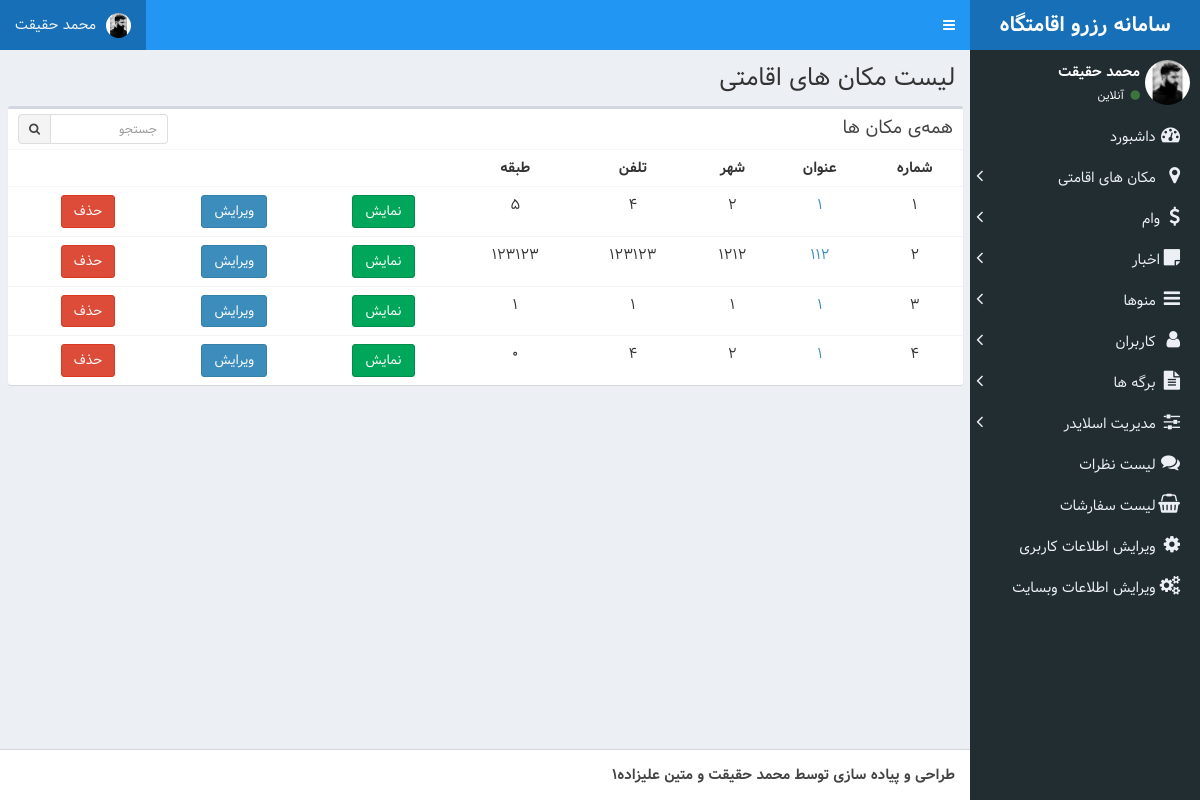
The page /admin/index.php?controller=location&action=list on the database its author committed.
### tables this page shows
CREATE TABLE IF NOT EXISTS `users` (
  `id` int(11) NOT NULL AUTO_INCREMENT,
  `fname` varchar(50) NOT NULL,
  `lname` varchar(50) NOT NULL,
  `father_name` varchar(50) NOT NULL,
  `code_melli` varchar(15) NOT NULL,
  `password` varchar(1024) NOT NULL,
  `grade` varchar(50) NOT NULL,
  `image_path` varchar(128) DEFAULT NULL,
  `role` enum('admin','user') NOT NULL DEFAULT 'user',
  `birth_date` datetime DEFAULT NULL,
  `created_at` datetime NOT NULL DEFAULT CURRENT_TIMESTAMP,
  `updated_at` datetime NOT NULL DEFAULT CURRENT_TIMESTAMP,
  PRIMARY KEY (`id`)
);

CREATE TABLE IF NOT EXISTS `locations` (
  `id` int(11) NOT NULL AUTO_INCREMENT,
  `title` varchar(100) NOT NULL,
  `city` varchar(50) NOT NULL,
  `cover` varchar(100) NOT NULL,
  `images` text NOT NULL,
  `address` varchar(100) NOT NULL,
  `tel` varchar(11) NOT NULL,
  `floors` varchar(10) NOT NULL,
  `has_elevator` varchar(1) NOT NULL,
  `has_parking` varchar(1) NOT NULL,
  `has_resturant` varchar(1) NOT NULL,
  `has_kitchen` varchar(1) NOT NULL,
  `description` text NOT NULL,
  PRIMARY KEY (`id`)
);

CREATE TABLE IF NOT EXISTS `setting` (
  `id` int(11) NOT NULL AUTO_INCREMENT,
  `site_option` varchar(256) NOT NULL,
  `value` text NOT NULL,
  PRIMARY KEY (`id`)
);

### admin/model/Muser.php (called while the page is built, shortened)
<?php
class user
{
    function __construct()
    {
        global $db;
        $this->db = $db;
        $this->dbTable = $this->db->usersTable;
    }
    public function isAdmin($id)
    {
        $sql = "select * from $this->dbTable where id=$id";
        $result = $this->db->query($sql)->fetch(PDO::FETCH_ASSOC);
        if ($result['role'] == "admin")
            return true;
        else
            return false;
    }
    public function getUser($id)
    {
        $sql = "select * from $this->dbTable where id=$id";
        $result = $this->db->query($sql)->fetch(PDO::FETCH_ASSOC);
        if ($result) {
            return $result;
        } else
            return false;
    }
}
?>

### public/config.php (called while the page is built, shortened)
<?php
$dbHost = 'localhost';
$dbUser = 'root';
$dbPass = '';
$dbName = 'reservation';
$db = new PDO("mysql:host=$dbHost;dbname=$dbName;charset=utf8", $dbUser, $dbPass);
$db->locationsTable = "locations";
$db->settingTable = "setting";
$db->usersTable = "users";
?>

### admin/controller/Clayout.php (called while the page is built)
<?php
require_once "../public/functions.php";
require_once "model/Muser.php";
$user = new user();
require_once "model/Msetting.php";
$setting = new setting();

### admin/model/Mlocation.php (called while the page is built, shortened)
<?php
class location
{
    function __construct()
    {
        global $db;
        $this->db = $db;
        $this->dbTable = $this->db->locationsTable;
    }
    public function locations_list()
    {
        $sql = "SELECT $this->dbTable.* FROM $this->dbTable ORDER BY id desc";
        $result = $this->db->query($sql);
        $row = $result->fetchAll(2);
        return $row;
    }
}
?>

### admin/model/Msetting.php (called while the page is built, shortened)
<?php
class setting
{
    function __construct()
    {
        global $db;
        $this->db = $db;
        $this->dbTable = $this->db->settingTable;
    }
    public function setting($option = 0)
    {
        if ($option) {
            $whereStr = "WHERE site_option='$option'";
        } else {
            $whereStr = "";
        }
        $sql = "SELECT * FROM $this->dbTable $whereStr";
        $result = $this->db->query($sql);
        $row = $result->fetchAll(2);
        if ($option)
            return $row[0];
        else
            return $row;
    }
}
?>

### admin/view/location/list.php (the view, shortened to what this page needs)
<div class="row">
    <div class="content-wrapper">
        <section class="content-header">
            <h1>
                لیست مکان های اقامتی
            </h1>
        </section>
        <section class="content container-fluid">
            <div class="row">
                <div class="col-xs-12">
                    <div class="box">
                        <div class="box-header">
                            <h3 class="box-title">همه‌ی مکان ها</h3>
                            <div class="box-tools">
                                <div class="input-group input-group-sm" style="width: 150px;">
                                    <input type="text" name="table_search" class="form-control pull-right"
                                           placeholder="جستجو">
                                    <div class="input-group-btn">
                                        <button type="submit" class="btn btn-default"><i class="fa fa-search"></i>
                                        </button>
                                    </div>
                                </div>
                            </div>
                        </div>
                        <div class="box-body table-responsive no-padding">
                            <table class="table table-hover">
                                <tbody>
                                <tr>
                                    <th>شماره</th>
                                    <th>عنوان</th>
                                    <th>شهر</th>
                                    <th>تلفن</th>
                                    <th>طبقه</th>
                                    <th></th>
                                    <th></th>
                                    <th></th>
                                </tr>
                                <?php $i = 1;
                                foreach ($list as $item): ?>
                                    <tr>
                                        <td><?= $i++ ?></td>
                                        <td>
                                            <a href="../index.php?controller=location&action=detail&id=<?= $item['id'] ?>"><?= mb_substr($item['title'], 0, 55, mb_detect_encoding($item['title'])) ?></a>
                                        </td>
                                        <td>
                                            <?= $item['city'] ?>
                                        </td>
                                        <td><?= $item['tel'] ?></td>
                                        <td><?= $item['floors'] ?></td>
                                        <td><span><a class="btn btn-success"
                                                     href="../index.php?controller=location&action=detail&id=<?= $item['id'] ?>">نمایش</a></span>
                                        </td>
                                        <td><span><a class="btn btn-primary"
                                                     href="index.php?controller=location&action=edit&id=<?= $item['id'] ?>">ویرایش</a></span>
                                        </td>
                                        <td><span><a class="btn btn-danger"
                                                     href="index.php?controller=location&action=delete&id=<?= $item['id'] ?>">حذف</a></span>
                                        </td>
                                    </tr>
                                <?php endforeach; ?>
                                </tbody>
                            </table>
                        </div>
                    </div>
                </div>
            </div>
        </section>
    </div>

### admin/view/layout/header.php (shortened to what this page needs)
<!DOCTYPE html>
<html>
<head>
    <link rel="stylesheet" href="../public/admin/dist/css/bootstrap-theme.css">
    <link rel="stylesheet" href="../public/admin/dist/css/rtl.css">
    <link rel="stylesheet" href="../public/admin/bower_components/font-awesome/css/font-awesome.min.css">
        <link rel="stylesheet" href="../public/admin/dist/css/AdminLTE.css">
        <link rel="stylesheet" href="../public/admin/dist/css/skins/skin-blue.min.css">
</head>
<body class="hold-transition skin-blue sidebar-mini">
<div class="wrapper">
    <header class="main-header">
        <a href="../index.php" class="logo">
            <span class="logo-lg"><b>سامانه رزرو اقامتگاه</b></span>
        </a>
        <nav class="navbar navbar-static-top">
            <a href="#" class="sidebar-toggle" data-toggle="push-menu" role="button">
            </a>
            <div class="navbar-custom-menu">
                <ul class="nav navbar-nav">
                    <li class="dropdown user user-menu">
                        <a href="#" class="dropdown-toggle" data-toggle="dropdown">
                            <img src="../<?=($user->getUser($_SESSION['userId'])['image_path'])?$user->getUser($_SESSION['userId'])['image_path']:'public/admin/images/users/profile.png'?>" class="user-image">
                            <span class="hidden-xs"><?= $user->getUser($_SESSION['userId'])['fname'] .' '.$user->getUser($_SESSION['userId'])['lname']; ?></span>
                        </a>
                    </li>
                </ul>
            </div>
        </nav>
    </header>
    <aside class="main-sidebar">
        <section class="sidebar">
            <div class="user-panel">
                <div class="pull-right image">
                    <img src="../<?=($user->getUser($_SESSION['userId'])['image_path'])?$user->getUser($_SESSION['userId'])['image_path']:'public/admin/images/users/profile.png'?>" class="img-circle" alt="User Image">
                </div>
                <div class="pull-right info">
                    <p><?= $user->getUser($_SESSION['userId'])['fname'] .' '.$user->getUser($_SESSION['userId'])['lname']; ?></p>
                    <a href="#"><i class="fa fa-circle text-success"></i> آنلاین</a>
                </div>
            </div>
            <ul class="sidebar-menu" data-widget="tree">
                <li <?= ($controller==='index')?'class="active"':''?>><a href="index.php"><i class="fa fa-dashboard"></i> <span>داشبورد</span></a></li>
                <?php if ($user->isAdmin($_SESSION['userId'])):?>
                <li>
                    <a id="m1" class="drop-menu" href="#"><i class="fa fa-map-marker"></i><span>  مکان های اقامتی</span><i
                                class="fa fa-angle-left"></i></a>
                </li>
                <li>
                    <a id="m2" class="drop-menu" href="#"><i class="fa fa-dollar"></i><span>وام</span><i
                                class="fa fa-angle-left"></i></a>
                </li>
                <li>
                    <a id="m22" class="drop-menu" href="#"><i class="fa fa-sticky-note"></i><span>اخبار</span><i
                                class="fa fa-angle-left"></i></a>
                </li>
                <li>
                    <a id="m3" class="drop-menu" href="#"><i class="fa fa-navicon"></i><span>  منوها</span><i
                                class="fa fa-angle-left"></i></a>
                </li>
                <li>
                    <a id="m4" class="drop-menu" href="#"><i class="fa fa-user"></i><span>  کاربران</span><i
                                class="fa fa-angle-left"></i></a>
                </li>
                    <li>
                        <a id="m5" class="drop-menu" href="#"><i class="fa fa-file-text"></i><span>  برگه ها</span><i
                                    class="fa fa-angle-left"></i></a>
                    </li>
                    <li>
                        <a id="m6" class="drop-menu" href="#"><i class="fa fa-sliders"></i><span>  مدیریت اسلایدر</span><i
                                    class="fa fa-angle-left"></i></a>
                    </li>
                    <li <?= ($controller==='comment' and $action==='list')?'class="active"':''?>><a href="index.php?controller=comment&action=list"><i class="fa fa-comments"></i> <span>لیست نظرات </span></a></li>
                <?php endif;?>
                    <li <?= ($controller==='order' and $action==='list')?'class="active"':''?>><a href="index.php?controller=order&action=list"><i class="fa fa-shopping-basket"></i> <span>لیست سفارشات </span></a></li>
                <li <?= ($controller==='user' and $action==='edit' and !isset($_GET['id']))?'class="active"':''?>><a href="index.php?controller=user&action=edit"><i class="fa fa-gear"></i> <span>ویرایش اطلاعات کاربری</span></a></li>
                <?php if ($user->isAdmin($_SESSION['userId'])):?>
                    <li <?= ($controller==='setting')?'class="active"':''?>><a href="index.php?controller=setting&action=edit"><i class="fa fa-gears"></i> <span>ویرایش اطلاعات وبسایت</span></a></li>
                <?php endif;?>
            </ul>
        </section>
    </aside>

### admin/index.php (shortened to what this page needs)
<?php
require_once "controller/Clayout.php";
$controller = (isset($_GET['controller']) and !empty($_GET['controller'])) ? $_GET['controller'] : "index";
$action = (isset($_GET['action']) and !empty($_GET['action'])) ? $_GET['action'] : "index";
require_once "view/layout/header.php";
if (file_exists("controller/C{$controller}.php"))
    require_once "controller/C{$controller}.php";
else
    {
        $controller='index';
        $action='404';
        require_once "controller/C{$controller}.php";
    }
require_once "view/layout/footer.php";
?>

### admin/controller/Clocation.php (shortened to what this page needs)
<?php
$obj = new location();
switch ($action) {
    case "list" :
        $list = $obj->locations_list();
        break;
}
if (file_exists("view/$controller/$action.php"))
    include "view/$controller/$action.php";
?>

### admin/view/layout/footer.php (shortened to what this page needs)
<footer class="main-footer text-right">
    <strong><?= $setting->setting('footer')['value'] ?></strong>
</footer>
</div>
</body>
</html>

### rows shown on the page
users: image_path (picture), fname "محمد", lname "حقیقت"
locations: title "1", city "2", tel "4", floors "5"
locations: title "112", city "1212", tel "123123", floors "123123"
locations: title "1", city "1", tel "1", floors "1"
locations: title "1", city "2", tel "4", floors "0"
setting: value "طراحی و پیاده سازی توسط محمد حقیقت و متین علیزاده1"
